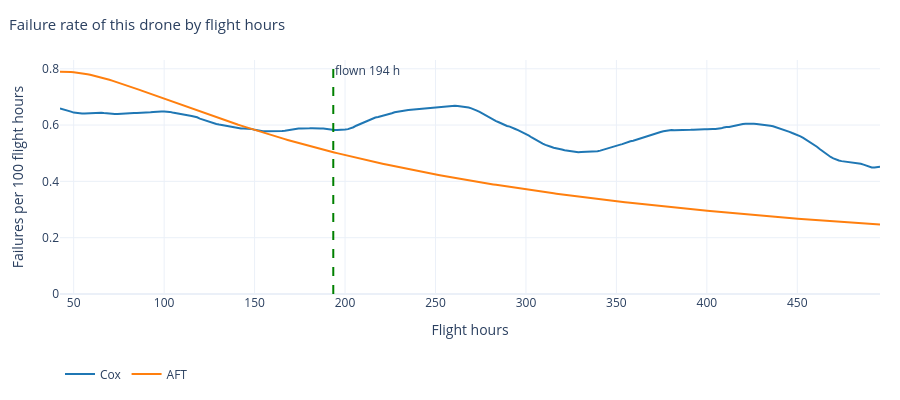

Notebook source saved alongside this figure:
### Markdown cell above
## 13. Hazard curve of one drone

`figures.drone_hazard` does not draw $h(t)$ itself but `HAZARD_SCALE * model.hazard(row, grid, bandwidth)[0]` with `HAZARD_SCALE = 100`. The axis label "Failures per 100 flight hours" is a failure rate per 100 flight hours.

The x values are `drone_hazard_grid(SETTINGS, age)`. The Cox line uses `SETTINGS.hazard_bandwidth`, so it differs from the Cox hazard of section 9.4, which was computed with another bandwidth. The vertical line is the same kind of shape as in section 12.

The left edge of the grid is one bandwidth, not zero. A probe time to the left of it has a hazard value in the rate table further down but no point on the line.

### Code cell
hazard_fig = drone_hazard(
    MODELS, drone, DRONE_HAZARD_GRID, SETTINGS.hazard_bandwidth, AGE, FAILED
)
describe_figure("13.hazard_fig", hazard_fig)

HAZARD_CURVES = {
    kind: model.hazard(drone, DRONE_HAZARD_GRID, SETTINGS.hazard_bandwidth)
    for kind, model in MODELS.items()
}
for kind, curve in HAZARD_CURVES.items():
    peek(f"13.HAZARD_CURVES.{kind}", curve)
    drawn = trace_xy(hazard_fig, MODEL_LABELS[kind])
    same(f"{kind}: trace x = drone_hazard_grid", drawn["x"], DRONE_HAZARD_GRID)
    same(f"{kind}: trace y = {HAZARD_SCALE:g} * hazard", drawn["y"], HAZARD_SCALE * curve[0])

hazard_vline = hazard_fig.layout.shapes[0]
same(
    "vertical line at AGE",
    np.array([hazard_vline.x0, hazard_vline.x1], dtype=float),
    np.array([AGE, AGE]),
)
display(hazard_fig)

### Figure 1 — Plotly figure (JSON) as saved in the notebook; plotly's stock layout.template omitted (floating-point values rounded to 4 significant figures; data arrays with more than 128 entries replaced by an {"elided": "..."} marker saying what was removed)
{"data": [{"hovertemplate": "%{x:.0f} h: %{y:.3f}<extra>Cox</extra>", "line": {"color": "#1f77b4"}, "mode": "lines", "name": "Cox", "type": "scatter", "x": {"elided": "300 float values"}, "y": {"elided": "300 float values"}}, {"hovertemplate": "%{x:.0f} h: %{y:.3f}<extra>AFT</extra>", "line": {"color": "#ff7f0e"}, "mode": "lines", "name": "AFT", "type": "scatter", "x": {"elided": "300 float values"}, "y": {"elided": "300 float values"}}], "layout": {"annotations": [{"showarrow": false, "text": "flown 194 h", "x": 193.5, "xanchor": "left", "xref": "x", "y": 1, "yanchor": "top", "yref": "y domain"}], "height": 400, "hovermode": "closest", "legend": {"orientation": "h", "x": 0, "y": -0.28, "yanchor": "top"}, "margin": {"b": 40, "l": 60, "r": 20, "t": 60}, "shapes": [{"line": {"color": "green", "dash": "dash"}, "type": "line", "x0": 193.5, "x1": 193.5, "xref": "x", "y0": 0, "y1": 1, "yref": "y domain"}], "title": {"font": {"size": 15}, "text": "Failure rate of this drone by flight hours", "x": 0.01}, "xaxis": {"title": {"text": "Flight hours"}}, "yaxis": {"rangemode": "tozero", "title": {"text": "Failures per 100 flight hours"}}}}
